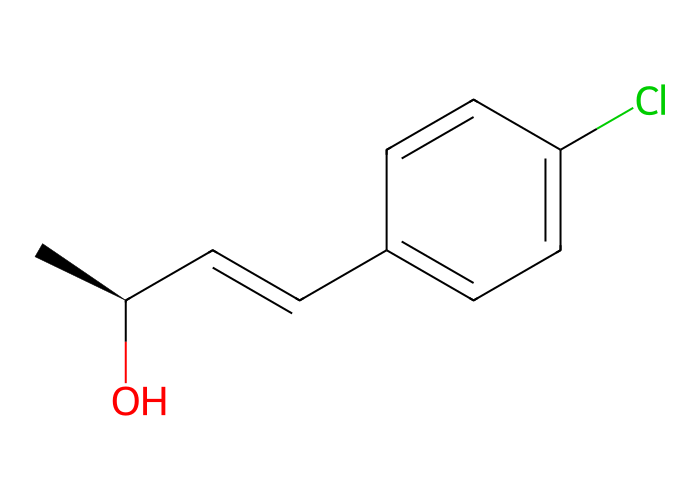
#> input picture examples/drawn_molecule.png, 700 x 500 px
$ python -i image.py   (imports and definitions only)
#> lines starting #> are read from the running program, lines starting #| are printed output that depends on the picture
"""Get an image into the shape OCSR models expect.

Deliberately conservative: crop the whitespace, fix the orientation, and make
sure the drawing is not tiny. Aggressive binarisation or thinning tends to eat
the thin end of a hash wedge, which is exactly the information that decides
R from S.
"""

from __future__ import annotations

from pathlib import Path

from PIL import Image, ImageChops, ImageOps

from ..types import IssueLog

#: Below this, recognition accuracy degrades badly.
MIN_SHORT_SIDE = 300
#: Above this there is nothing to gain and inference gets slow.
MAX_LONG_SIDE = 2000
#: Whitespace kept around the drawing after autocropping, in pixels.
MARGIN = 12

SUPPORTED_SUFFIXES = {".png", ".jpg", ".jpeg", ".bmp", ".gif", ".tif", ".tiff", ".webp"}


class ImageError(ValueError):
    """The image could not be read."""


def load_image(path: Path) -> Image.Image:
#> called with path = '../../examples/drawn_molecule.png'
    path = Path(path)
    if not path.is_file():
        raise ImageError(f"no such image: {path}")
    try:
        image = Image.open(path)
#> image is the input picture: PIL image 700x500 RGB; mean R, G, B 252.2, 251.9, 251.7
        image.load()
    except Exception as exc:
        raise ImageError(f"{path.name}: {exc}") from exc
    return image


def prepare_image(
    path: Path, log: IssueLog | None = None, *, save_to: Path | None = None
) -> Image.Image:
    """Return a cleaned-up RGB copy, optionally saving it for inspection."""
    image = load_image(path)
    image = ImageOps.exif_transpose(image)

    if image.mode in ("RGBA", "LA", "P"):
        # Flatten transparency onto white; a transparent background otherwise
        # renders as black and swamps the drawing.
        image = image.convert("RGBA")
        background = Image.new("RGBA", image.size, (255, 255, 255, 255))
        image = Image.alpha_composite(background, image)
    image = image.convert("RGB")

    image = _autocrop(image)
    image = _rescale(image, log)

    if save_to is not None:
        save_to = Path(save_to)
        save_to.parent.mkdir(parents=True, exist_ok=True)
        image.save(save_to)
    return image


def estimate_drawing_style(image: Image.Image) -> tuple[str, dict]:
    """Guess whether this is a clean vector-style depiction or a hand drawing.

    Which backend to reach for depends entirely on this, and the two look very
    different in a histogram. Software exports have a mathematically pure white
    background and almost no mid-tones: every pixel is either paper or ink.
    A photographed or scanned drawing has a background that is *nearly* white
    but never exactly, plus a wide band of grey from paper texture, shadows and
    pencil pressure.

    Returns ``("clean" | "hand_drawn", metrics)``. It is a heuristic and it is
    reported to the user, never applied silently -- ``--backend`` overrides it.
    """
    grey = ImageOps.grayscale(image)
    histogram = grey.histogram()
    total = sum(histogram) or 1

    pure_white = histogram[255] / total
    light = sum(histogram[200:]) / total
    midtones = sum(histogram[60:200]) / total
    ink = sum(histogram[:60]) / total
    # Of everything that looks like background, how much is *exactly* white?
    background_purity = histogram[255] / (sum(histogram[200:]) or 1)

    metrics = {
        "pure_white_fraction": round(pure_white, 4),
        "light_fraction": round(light, 4),
        "midtone_fraction": round(midtones, 4),
        "ink_fraction": round(ink, 4),
        "background_purity": round(background_purity, 4),
    }

    clean = background_purity > 0.9 and midtones < 0.1
    metrics["style"] = "clean" if clean else "hand_drawn"
    return metrics["style"], metrics


def _autocrop(image: Image.Image) -> Image.Image:
    grey = ImageOps.grayscale(image)
    # Compare against a white canvas; the difference is the drawing.
    background = Image.new("L", grey.size, 255)
#> background: PIL image 700x500 L; every value is 255
    bbox = ImageChops.difference(grey, background).getbbox()
#> bbox = (34, 84, 665, 416)
    if not bbox:
        return image  # blank image, nothing to crop
    left, top, right, bottom = bbox
#> left = 34; top = 84; right = 665; bottom = 416
    return image.crop(
        (
            max(0, left - MARGIN),
            max(0, top - MARGIN),
            min(image.width, right + MARGIN),
            min(image.height, bottom + MARGIN),
        )
    )
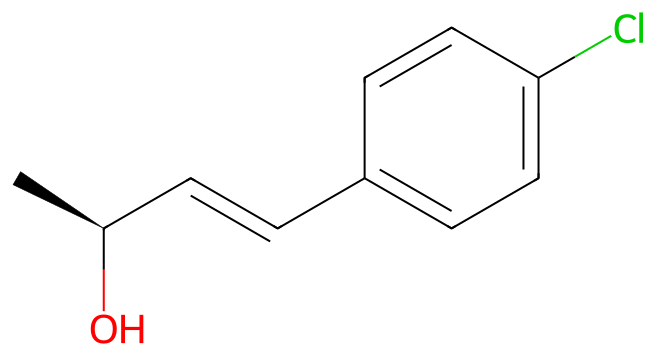
#> returned value: PIL image 655x356 RGB; mean R, G, B 250.8, 250.4, 250.1


def _rescale(image: Image.Image, log: IssueLog | None) -> Image.Image:
    short = min(image.size)
#> short = 356
    long = max(image.size)
#> long = 655

    if short < MIN_SHORT_SIDE:
        factor = MIN_SHORT_SIDE / short
        new_size = (round(image.width * factor), round(image.height * factor))
        if log is not None:
            log.info(
                "image.upscaled",
                f"Image upscaled from {image.width}x{image.height} to "
                f"{new_size[0]}x{new_size[1]}; a low-resolution drawing is the most "
                "common cause of a misread structure.",
            )
        return image.resize(new_size, Image.LANCZOS)

    if long > MAX_LONG_SIDE:
        factor = MAX_LONG_SIDE / long
        new_size = (round(image.width * factor), round(image.height * factor))
        return image.resize(new_size, Image.LANCZOS)

    return image

>>> result = prepare_image('../../examples/drawn_molecule.png')
